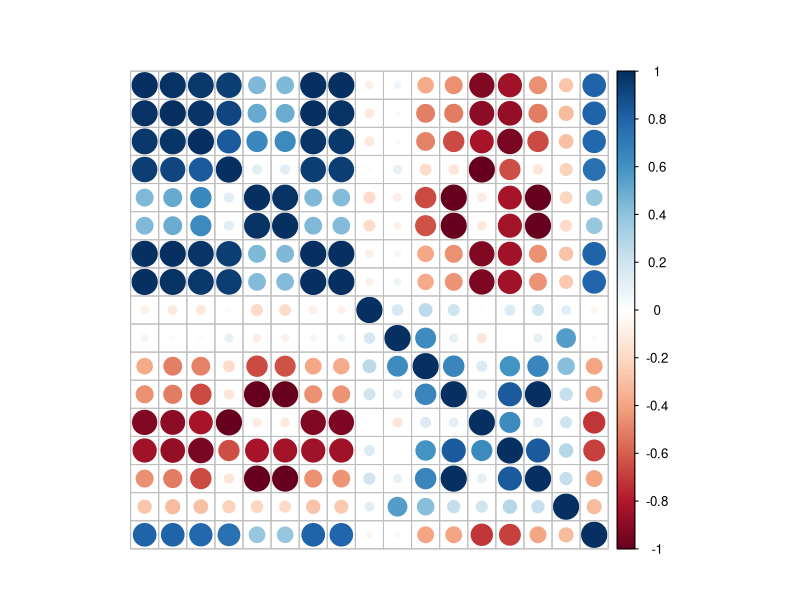
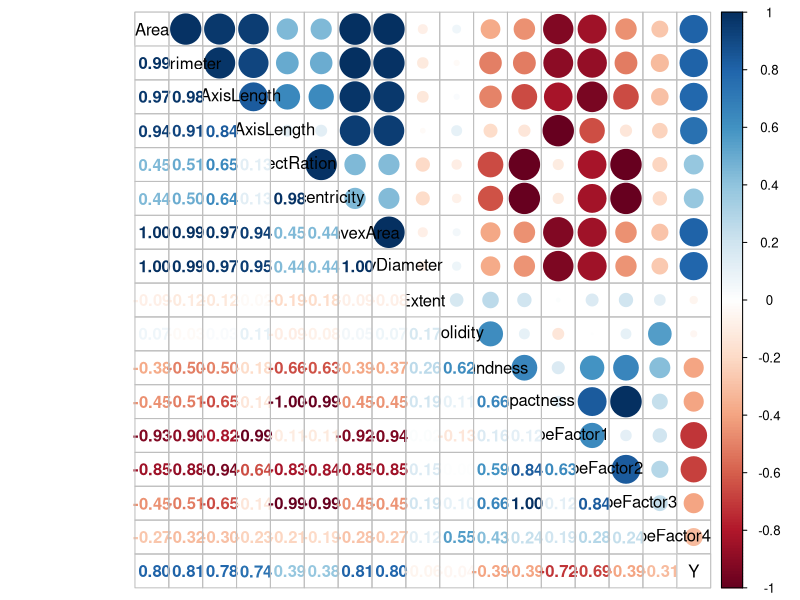

Write the R code that produced these figures, in order.
## ---- chunk 1
# Load in the data
train <- read.csv("data/train_data.csv")
## ---- chunk 2
full_model <- lm(Y ~ ., data = train)
summary(full_model)
## ---- chunk 3
correlation_matrix <- cor(train[, -which(names(train) == "Y")])
correlation_matrix
## ---- chunk 4
library(corrplot)
# Circles
corrplot(cor(train), method = "circle",
        tl.pos = "n", mar = c(2, 1, 3, 1)) 
## ---- chunk 5
corrplot.mixed(cor(train),
               lower = "number", 
               upper = "circle",
               tl.col = "black")
## ---- chunk 6
library(car)
vif_values <- vif(full_model)
vif_values
